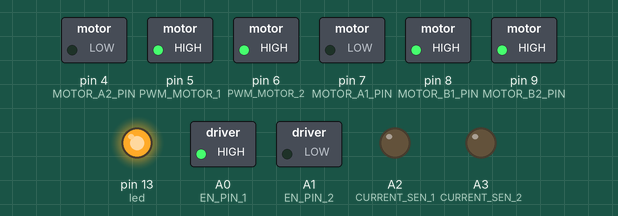
The sketch below on a simulated Arduino Nano, built with avr-gcc and run on an emulated ATmega328P. On the bench: switched loads named in the sketch (green lamp = pin HIGH), output pins drawn as LEDs (lit = HIGH).

Above: at 0.05 s.
At 2.75 s:
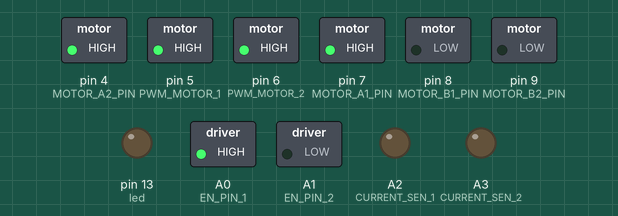
Timing chart, 0 to 3.0 s (numbered marks = the images above):
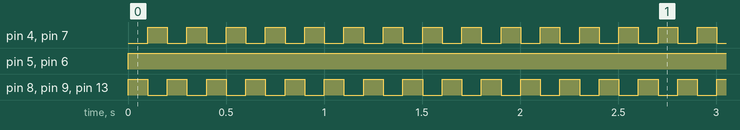

Measured:
- by itself, pin 5 (PWM_MOTOR_1), pin 6 (PWM_MOTOR_2): LOW → HIGH at 0.00 s
- by itself, pin 4 (MOTOR_A2_PIN), pin 7 (MOTOR_A1_PIN), pin 8 (MOTOR_B1_PIN), pin 9 (MOTOR_B2_PIN), pin 13 (led): alternates HIGH for 0.10 s and LOW for 0.10 s

The sketch:

ringer_bell.ino
```cpp
#define BRAKE 0
#define CW    1
#define CCW   2
#define CS_THRESHOLD 15   // Definition of safety current (Check: "1.3 Monster Shield Example").

//MOTOR 1
#define MOTOR_A1_PIN 7
#define MOTOR_B1_PIN 8

//MOTOR 2
#define MOTOR_A2_PIN 4
#define MOTOR_B2_PIN 9

#define PWM_MOTOR_1 5
#define PWM_MOTOR_2 6

#define CURRENT_SEN_1 A2
#define CURRENT_SEN_2 A3

#define EN_PIN_1 A0
#define EN_PIN_2 A1

#define MOTOR_1 1
#define MOTOR_2 0

short usSpeed = 255;  //default motor speed
unsigned short usMotor_Status = BRAKE;

int led = 13;

void setup()
{
  pinMode(led, OUTPUT);

  pinMode(MOTOR_A1_PIN, OUTPUT);
  pinMode(MOTOR_B1_PIN, OUTPUT);

  pinMode(MOTOR_A2_PIN, OUTPUT);
  pinMode(MOTOR_B2_PIN, OUTPUT);

  pinMode(PWM_MOTOR_1, OUTPUT);
  pinMode(PWM_MOTOR_2, OUTPUT);

  pinMode(CURRENT_SEN_1, OUTPUT);
  pinMode(CURRENT_SEN_2, OUTPUT);

  pinMode(EN_PIN_1, OUTPUT);
  pinMode(EN_PIN_2, OUTPUT);

  digitalWrite(EN_PIN_1, HIGH); //aktyvuoti monster 1 kanalą
//  digitalWrite(EN_PIN_2, HIGH);

}

void loop()
{
  char user_input;


  digitalWrite(led, HIGH);
  Forward();
  delay(100);
  digitalWrite(led, LOW);
  Reverse();
  delay(100);


//
//  while(Serial.available())
//  {
//    user_input = Serial.read(); //Read user input and trigger appropriate function
//    digitalWrite(EN_PIN_1, HIGH);
//    digitalWrite(EN_PIN_2, HIGH);
//
//    if (user_input =='1')
//    {
//       Stop();
//    }
//    else if(user_input =='2')
//    {
//      Forward();
//    }
//    else if(user_input =='3')
//    {
//      Reverse();
//    }
//    else if(user_input =='+')
//    {
//      IncreaseSpeed();
//    }
//    else if(user_input =='-')
//    {
//      DecreaseSpeed();
//    }
//    else
//    {
//      Serial.println("Invalid option entered.");
//    }
//
//  }
}

void Stop()
{
  Serial.println("Stop");
  usMotor_Status = BRAKE;
  motorGo(MOTOR_1, usMotor_Status, 0);
  motorGo(MOTOR_2, usMotor_Status, 0);
}

void Forward()
{
  Serial.println("Forward");
  usMotor_Status = CW;
  motorGo(MOTOR_1, usMotor_Status, usSpeed);
  motorGo(MOTOR_2, usMotor_Status, usSpeed);
}

void Reverse()
{
  Serial.println("Reverse");
  usMotor_Status = CCW;
  motorGo(MOTOR_1, usMotor_Status, usSpeed);
  motorGo(MOTOR_2, usMotor_Status, usSpeed);
}

void IncreaseSpeed()
{
  usSpeed = usSpeed + 10;
  if(usSpeed > 255)
  {
    usSpeed = 255;
  }

  Serial.print("Speed +: ");
  Serial.println(usSpeed);

  motorGo(MOTOR_1, usMotor_Status, usSpeed);
  motorGo(MOTOR_2, usMotor_Status, usSpeed);
}

void DecreaseSpeed()
{
  usSpeed = usSpeed - 10;
  if(usSpeed < 0)
  {
    usSpeed = 0;
  }

  Serial.print("Speed -: ");
  Serial.println(usSpeed);

  motorGo(MOTOR_1, usMotor_Status, usSpeed);
  motorGo(MOTOR_2, usMotor_Status, usSpeed);
}

void motorGo(uint8_t motor, uint8_t direct, uint8_t pwm)         //Function that controls the variables: motor(0 ou 1), direction (cw ou ccw) e pwm (entra 0 e 255);
{
  if(motor == MOTOR_1)
  {
    if(direct == CW)
    {
      digitalWrite(MOTOR_A1_PIN, LOW);
      digitalWrite(MOTOR_B1_PIN, HIGH);
    }
    else if(direct == CCW)
    {
      digitalWrite(MOTOR_A1_PIN, HIGH);
      digitalWrite(MOTOR_B1_PIN, LOW);
    }
    else
    {
      digitalWrite(MOTOR_A1_PIN, LOW);
      digitalWrite(MOTOR_B1_PIN, LOW);
    }

    analogWrite(PWM_MOTOR_1, pwm);
  }
  else if(motor == MOTOR_2)
  {
    if(direct == CW)
    {
      digitalWrite(MOTOR_A2_PIN, LOW);
      digitalWrite(MOTOR_B2_PIN, HIGH);
    }
    else if(direct == CCW)
    {
      digitalWrite(MOTOR_A2_PIN, HIGH);
      digitalWrite(MOTOR_B2_PIN, LOW);
    }
    else
    {
      digitalWrite(MOTOR_A2_PIN, LOW);
      digitalWrite(MOTOR_B2_PIN, LOW);
    }

    analogWrite(PWM_MOTOR_2, pwm);
  }
}
```
